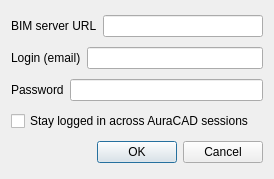
<?xml version="1.0" encoding="UTF-8"?>
<ui version="4.0">
 <class>Dialog</class>
 <widget class="QDialog" name="Dialog">
  <property name="geometry">
   <rect>
    <x>0</x>
    <y>0</y>
    <width>274</width>
    <height>179</height>
   </rect>
  </property>
  <property name="windowTitle">
   <string>BimServer Login</string>
  </property>
  <layout class="QVBoxLayout" name="verticalLayout">
   <item>
    <layout class="QHBoxLayout" name="horizontalLayout_4">
     <item>
      <widget class="QLabel" name="label_2">
       <property name="text">
        <string>BIM server URL</string>
       </property>
      </widget>
     </item>
     <item>
      <widget class="QLineEdit" name="editUrl"/>
     </item>
    </layout>
   </item>
   <item>
    <layout class="QHBoxLayout" name="horizontalLayout">
     <item>
      <widget class="QLabel" name="label">
       <property name="text">
        <string>Login (email)</string>
       </property>
      </widget>
     </item>
     <item>
      <widget class="QLineEdit" name="editLogin"/>
     </item>
    </layout>
   </item>
   <item>
    <layout class="QHBoxLayout" name="horizontalLayout_2">
     <item>
      <widget class="QLabel" name="label_3">
       <property name="text">
        <string>Password</string>
       </property>
      </widget>
     </item>
     <item>
      <widget class="QLineEdit" name="editPassword"/>
     </item>
    </layout>
   </item>
   <item>
    <widget class="QCheckBox" name="checkStore">
     <property name="text">
      <string>Stay logged in across AuraCAD sessions</string>
     </property>
    </widget>
   </item>
   <item>
    <widget class="QDialogButtonBox" name="buttonBox">
     <property name="orientation">
      <enum>Qt::Horizontal</enum>
     </property>
     <property name="standardButtons">
      <set>QDialogButtonBox::Cancel|QDialogButtonBox::Ok</set>
     </property>
    </widget>
   </item>
  </layout>
 </widget>
 <resources/>
 <connections>
  <connection>
   <sender>buttonBox</sender>
   <signal>accepted()</signal>
   <receiver>Dialog</receiver>
   <slot>accept()</slot>
   <hints>
    <hint type="sourcelabel">
     <x>248</x>
     <y>254</y>
    </hint>
    <hint type="destinationlabel">
     <x>157</x>
     <y>274</y>
    </hint>
   </hints>
  </connection>
  <connection>
   <sender>buttonBox</sender>
   <signal>rejected()</signal>
   <receiver>Dialog</receiver>
   <slot>reject()</slot>
   <hints>
    <hint type="sourcelabel">
     <x>316</x>
     <y>260</y>
    </hint>
    <hint type="destinationlabel">
     <x>286</x>
     <y>274</y>
    </hint>
   </hints>
  </connection>
 </connections>
</ui>
